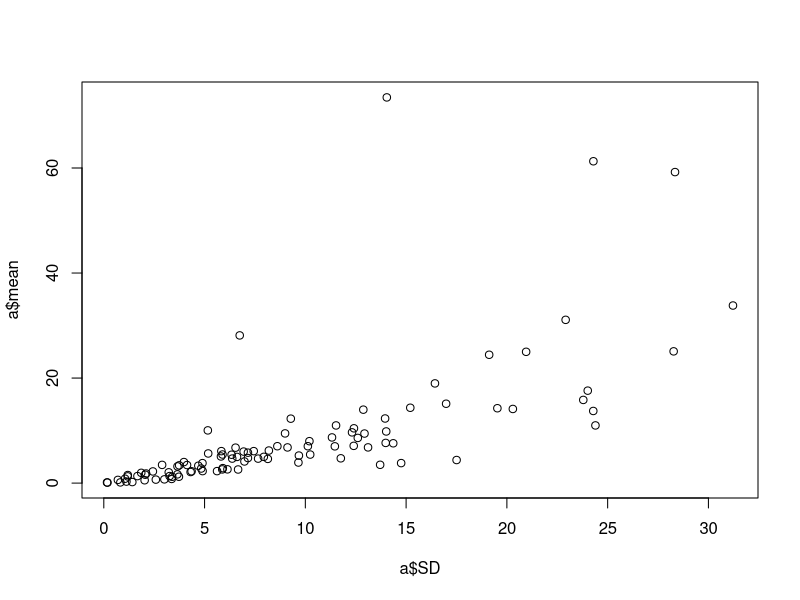
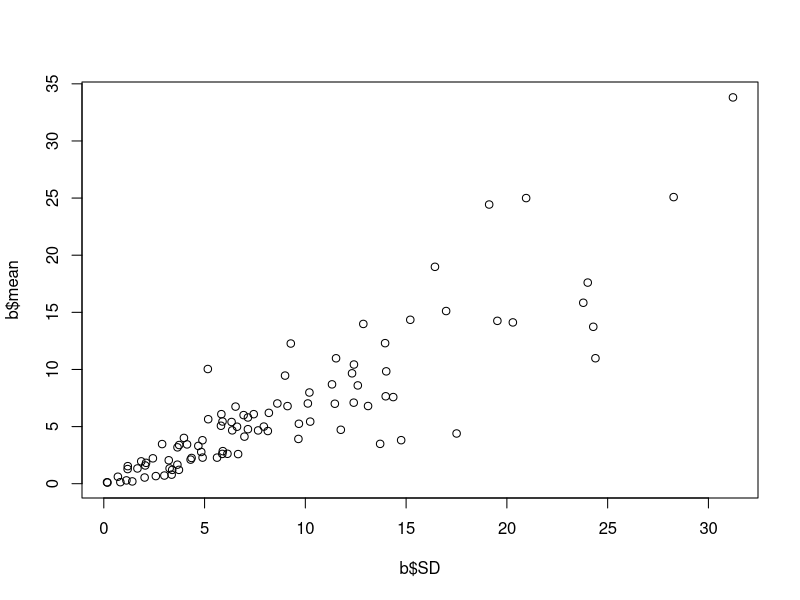
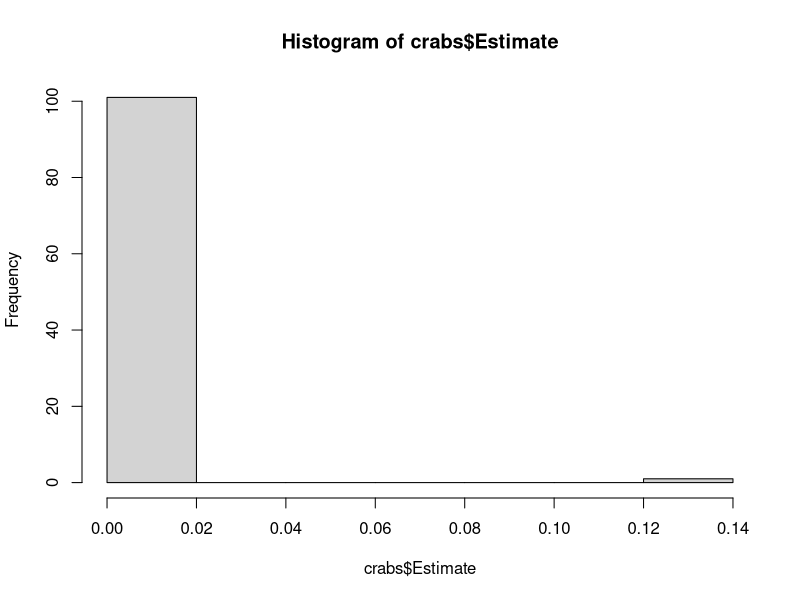
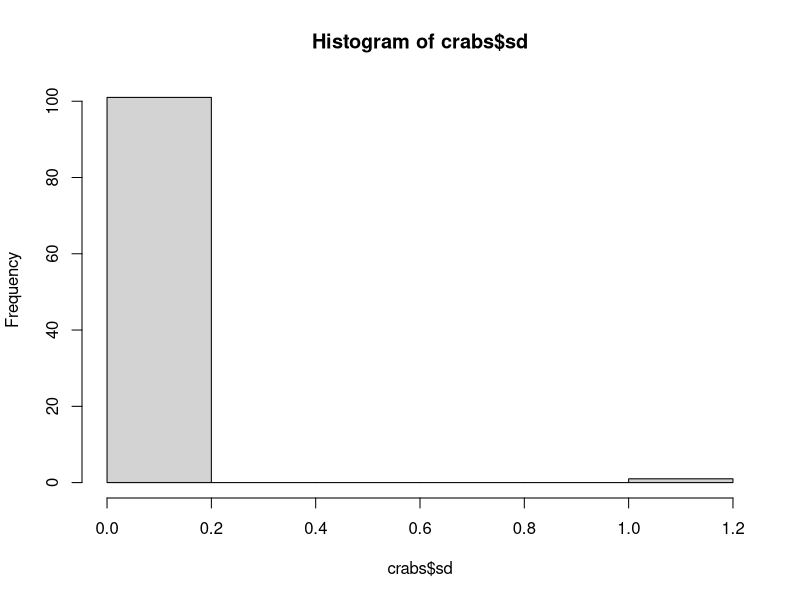
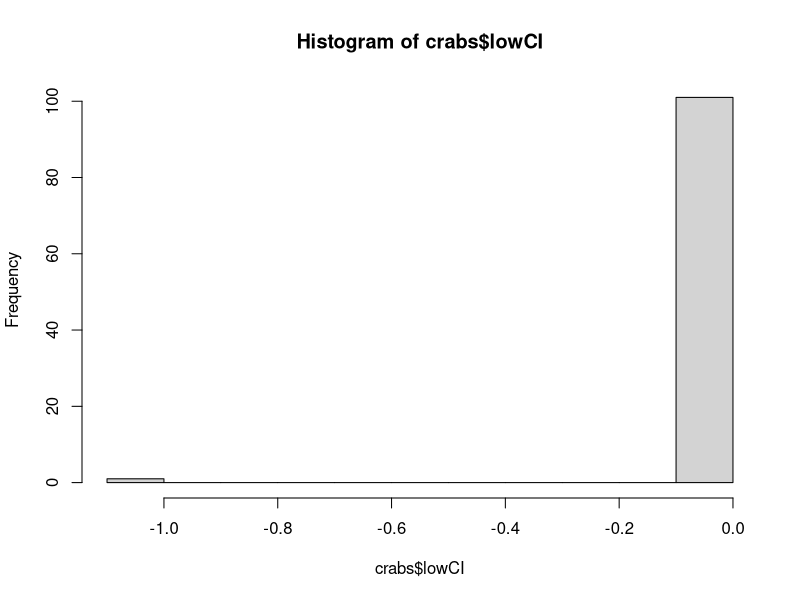
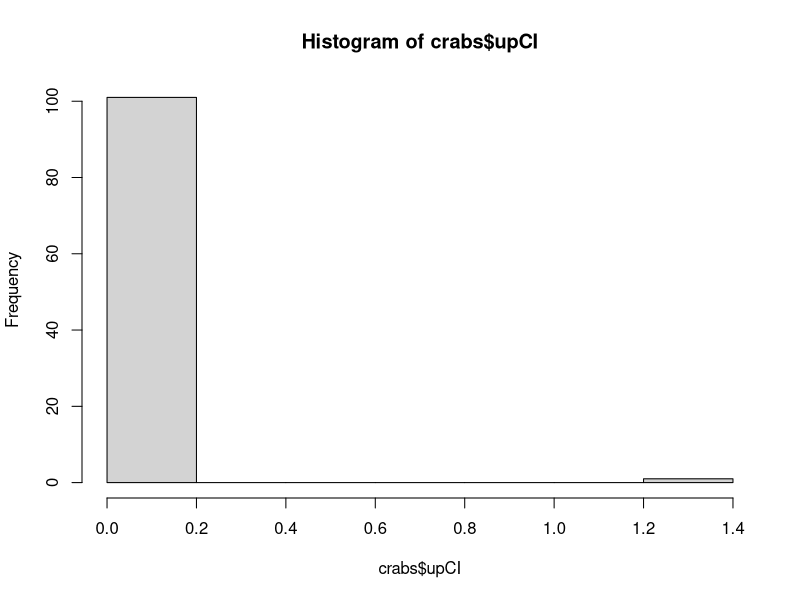
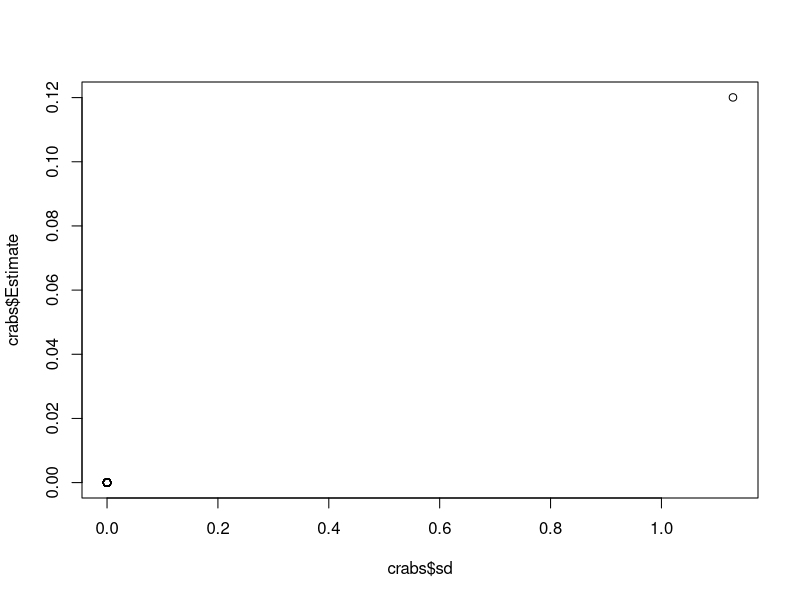

R code for these plots, in order: (Note: this script raises an error after producing the figures.)
## ---- chunk 1
knitr::opts_chunk$set(echo = TRUE)
setwd("/Users/brandybiggar/Desktop/")
CRAB<-read.csv("egc_working_data_21.csv")
## ---- chunk 2

CRAB$round.abun<- round(CRAB$stand.den)
CRAB$prop<- (CRAB$stand.den)/100

y.transf.betareg <- function(y){
  n.obs <- sum(!is.na(y))
  (y * (n.obs - 1) + 0.5) / n.obs
}
CRAB$beta<-y.transf.betareg(CRAB$prop)

## ---- chunk 3
library(dplyr)

a<-CRAB %>% 
  group_by(unique.site.id) %>%
  summarise (mean = mean(stand.den), SD= sd(stand.den))

plot(a$SD, a$mean) 

CRAB2<-filter(CRAB, studyID != "5" & studyID != "11" & studyID != "12")
b<-CRAB2 %>% 
  group_by(unique.site.id) %>%
  summarise (mean = mean(stand.den), SD= sd(stand.den))

plot(b$SD, b$mean) 

## ---- chunk 4
sname=data.frame(unique(CRAB$site.name));rownames(sname)<-sname[,1]
mat<-matrix(0,dim(sname)[1],3)

for (i in 1:dim(sname)[1]) {
  i=3
 dat<-subset(CRAB,site.name==rownames(sname)[i])
  m1<-glm(data=dat, beta~year, family = binomial(link='logit')) 
  mat[i,1:2]<-c(summary(m1)$coefficients[2],summary(m1)$coefficients[4]) # estimate, sd
}
## ---- chunk 5
crabs<-as.data.frame(mat)
colnames(crabs)<- c("Estimate", "sd", "lowCI")
crabs$lowCI <- (crabs$Estimate - crabs$sd)
crabs$upCI <- (crabs$Estimate + crabs$sd)
## ---- chunk 6
hist(crabs$Estimate)
hist(crabs$sd)
hist(crabs$lowCI)
hist(crabs$upCI)
plot(crabs$sd, crabs$Estimate) 

seven<-filter(CRAB, studyID=="7")
weird<-filter(seven, unique.site.id == "7.61")
table(weird$year)
ggplot() + geom_point(data=weird, aes(x=year, y=abun, alpha=1/10))

newdat<-filter(crabs, sd<50)
hist(newdat$sd)
plot(newdat$sd, newdat$Estimate) 
## ---- chunk 7
hist(CRAB$HADiSST.Max_1)
mean(CRAB$HADiSST.Max_1)
var(CRAB$HADiSST.Max_1)

hist(CRAB$HADiSST.Min_1) 
mean(CRAB$HADiSST.Min_1)
var(CRAB$HADiSST.Min_1)

hist(CRAB$NAirT.Min) 
mean(CRAB$NAirT.Min)
var(CRAB$NAirT.Min)
## ---- chunk 8
sname=data.frame(unique(CRAB$site.name));rownames(sname)<-sname[,1]
mat<-matrix(0,dim(sname)[1],4)

for (i in 1:dim(sname)[1]) {
  i=4
  dat<-subset(CRAB,site.name==rownames(sname)[i])
  m1<-lm(data=dat, NAirT.Max~year)
  mat[i,1:2]<-c(summary(m1)$coefficients[2],summary(m1)$coefficients[4]) # estimate, sd
  mat[i,3]<- mat[i,1] - mat[i,2]
  mat[i,4]<- mat[i,1] + mat[i,2]
}

temps<-as.data.frame(mat)
colnames(temps)<- c("HADMinEst", "HADMinsd", "HADMinlowCI","HADMinupCI") ## HAD Min
temps$site<- rownames(sname)
df2<-temps[,c(5,1,2,3,4)]

temps2<-as.data.frame(mat)
colnames(temps2)<- c("HADMaxEst", "HADMaxsd", "HADMaxlowCI","HADMaxupCI") ## HAD Max

temps3<-as.data.frame(mat)
colnames(temps3)<- c("AirMinEst", "AirMinsd", "AirMinlowCI","AirMinupCI") ## Air Min

temps4<-as.data.frame(mat)
colnames(temps4)<- c("AirMaxEst", "AirMaxsd", "AirMaxlowCI","AirMaxupCI") ## Air Max

tempdf<-cbind(df2, temps2, temps3, temps4)

colnames(crabs)<- c("AbunEst", "Abunsd", "AbunlowCI", "AbunupCI")
slopes.df<-cbind(tempdf, crabs)

setwd("/Users/brandybiggar/Desktop/")
write.csv(slopes.df, "slope.data.march.csv")
